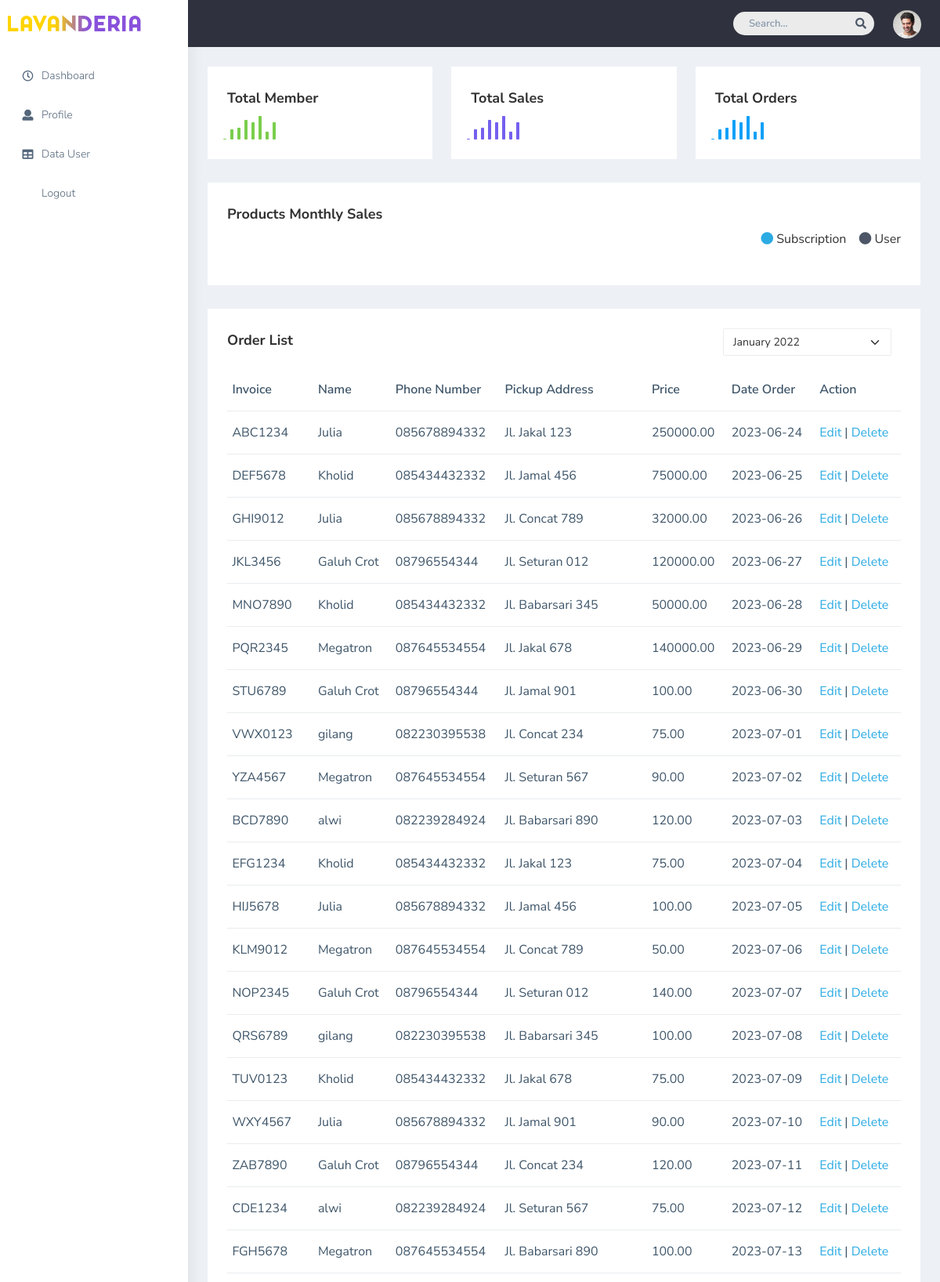
/kurir/order_kurir.php (upper part), run on the app's committed database.
### tables this page shows
CREATE TABLE `laundry_orders` (
  `order_id` int(100) NOT NULL,
  `customer_id` int(11) DEFAULT NULL,
  `order_date` date DEFAULT NULL,
  `order_status` enum('waiting','in_process','ready_to_ship','done') DEFAULT NULL,
  `payment_method` enum('Gopay','OVO','Dana','cash') DEFAULT NULL,
  `payment_status` enum('pending','paid') DEFAULT NULL,
  `total_weight` decimal(10,2) DEFAULT NULL,
  `total_cost` decimal(10,2) DEFAULT NULL,
  `pickup_date` date DEFAULT NULL,
  `delivery_date` date DEFAULT NULL,
  `alamat` varchar(100) NOT NULL,
  `nota` varchar(100) NOT NULL,
  `pewangi` varchar(100) NOT NULL
);

CREATE TABLE `users` (
  `user_id` int(11) NOT NULL,
  `password` varchar(255) DEFAULT NULL,
  `email` varchar(255) DEFAULT NULL,
  `role` enum('admin','courier','customer') DEFAULT NULL,
  `name` varchar(255) DEFAULT NULL,
  `phn_num` varchar(20) DEFAULT NULL,
  `address` varchar(255) DEFAULT NULL,
  `image` varchar(200) NOT NULL
);

### kurir/order_kurir.php (the view, shortened to what this page needs)
<?php
include '../koneksi.php';
?>
<!DOCTYPE html>
<html dir="ltr" lang="en">
  <head>
    <link
      href="plugins/bower_components/chartist/dist/chartist.min.css"
      rel="stylesheet"
    />
    <link
      rel="stylesheet"
      href="plugins/bower_components/chartist-plugin-tooltips/dist/chartist-plugin-tooltip.css"
    />
    <link href="css/style.min.css" rel="stylesheet" />
  </head>
  <body>
    <div
      id="main-wrapper"
      data-layout="vertical"
      data-navbarbg="skin5"
      data-sidebartype="full"
      data-sidebar-position="absolute"
      data-header-position="absolute"
      data-boxed-layout="full"
    >
      <header class="topbar" data-navbarbg="skin5">
        <nav class="navbar top-navbar navbar-expand-md navbar-dark">
          <div class="navbar-header" data-logobg="skin6">
            <a class="navbar-brand" href="dashboard.php">
              <b class="logo-icon">
                <img src="Logo.png" alt="homepage" />
              </b>
            </a>
          </div>
          <div
            class="navbar-collapse collapse"
            id="navbarSupportedContent"
            data-navbarbg="skin5"
          >
            <ul class="navbar-nav ms-auto d-flex align-items-center">
              <li class="in">
                <form role="search" class="app-search d-none d-md-block me-3">
                  <input
                    type="text"
                    placeholder="Search..."
                    class="form-control mt-0"
                  />
                  <a href="" class="active">
                    <i class="fa fa-search"></i>
                  </a>
                </form>
              </li>
              <li>
                <a class="profile-pic" href="#">
                  <img
                    src="plugins/images/users/varun.jpg"
                    alt="user-img"
                    width="36"
                    class="img-circle"
                  /><span class="text-white font-medium"><?php echo $name; ?></span></a
                >
              </li>
            </ul>
          </div>
        </nav>
      </header>
      <aside class="left-sidebar" data-sidebarbg="skin6">
        <div class="scroll-sidebar">
          <nav class="sidebar-nav">
            <ul id="sidebarnav">
              <li class="sidebar-item pt-2">
                <a
                  class="sidebar-link waves-effect waves-dark sidebar-link"
                  href="dashboard.php"
                  aria-expanded="false"
                >
                  <i class="far fa-clock" aria-hidden="true"></i>
                  <span class="hide-menu">Dashboard</span>
                </a>
              </li>
              <li class="sidebar-item">
                <a
                  class="sidebar-link waves-effect waves-dark sidebar-link"
                  href="profile.php"
                  aria-expanded="false"
                >
                  <i class="fa fa-user" aria-hidden="true"></i>
                  <span class="hide-menu">Profile</span>
                </a>
              </li>
              <li class="sidebar-item">
                <a
                  class="sidebar-link waves-effect waves-dark sidebar-link"
                  href="basic-table.php"
                  aria-expanded="false"
                >
                  <i class="fa fa-table" aria-hidden="true"></i>
                  <span class="hide-menu">Data User</span>
                </a>
              </li>
              <li class="sidebar-item">
                <a
                  class="sidebar-link waves-effect waves-dark sidebar-link"
                  href="../controller_logout.php"
                  aria-expanded="false"
                >
                  <span class="hide-menu">Logout</span>
                </a>
              </li>
            </ul>
          </nav>
        </div>
      </aside>
      <div class="page-wrapper">
        <div class="container-fluid">
          <div class="row justify-content-center">
            <div class="col-lg-4 col-md-12">
              <div class="white-box analytics-info">
                <h3 class="box-title">Total Member
                </h3>
                <ul class="list-inline two-part d-flex align-items-center mb-0">
                  <li>
                    <div id="sparklinedash">
                    </div>
                  </li>
                </ul>
              </div>
            </div>
            <div class="col-lg-4 col-md-12">
              <div class="white-box analytics-info">
                <h3 class="box-title">Total Sales
                </h3>
                <ul class="list-inline two-part d-flex align-items-center mb-0">
                  <li>
                    <div id="sparklinedash2">
                    </div>
                  </li>
                </ul>
              </div>
            </div>
            <div class="col-lg-4 col-md-12">
              <div class="white-box analytics-info">
                <h3 class="box-title">Total Orders</h3>
                <ul class="list-inline two-part d-flex align-items-center mb-0">
                  <li>
                    <div id="sparklinedash3">
                    </div>
                  </li>
                </ul>
              </div>
            </div>
          </div>
          <div class="row">
            <div class="col-md-12 col-lg-12 col-sm-12 col-xs-12">
              <div class="white-box">
                <h3 class="box-title">Products Monthly Sales</h3>
                <div class="d-md-flex">
                  <ul class="list-inline d-flex ms-auto">
                    <li class="ps-3">
                      <h5><i class="fa fa-circle me-1 text-info"></i>Subscription</h5>
                    </li>
                    <li class="ps-3">
                      <h5>
                        <i class="fa fa-circle me-1 text-inverse">
                          </i
                        >User
                      </h5>
                    </li>
                  </ul>
                </div>
              </div>
            </div>
          </div>
          <div class="row">
            <div class="col-md-12 col-lg-12 col-sm-12">
              <div class="white-box">
                <div class="d-md-flex mb-3">
                  <h3 class="box-title mb-0">Order List</h3>
                  <div class="col-md-3 col-sm-4 col-xs-6 ms-auto">
                    <select class="form-select shadow-none row border-top">
                      <option>January 2022</option>
                    </select>
                  </div>
                </div>
                <div class="table-responsive">
                  <table class="table no-wrap">
                    <thead>
                      <tr>
                        <th class="border-top-0">Invoice</th>
                        <th class="border-top-0">Name</th>
                        <th class="border-top-0">Phone Number</th>
                        <th class="border-top-0">Pickup Address</th>
                        <th class="border-top-0">Price</th>
                        <th class="border-top-0">Date Order</th>
                        <th class="border-top-0">Action</th>
                      </tr>
                    </thead>
                    <tbody>
                    <?php
                    $sql = "SELECT laundry_orders.*, users.name, users.phn_num
                    FROM laundry_orders
                    JOIN users ON laundry_orders.customer_id = users.user_id;
                    ";
                    $hasil = $koneksi->query($sql);
    if ($hasil->num_rows > 0) {
       while ($baris = $hasil->fetch_assoc()) {
                       $id = $baris['order_id'];
                       $name = $baris['name'];
                       $phone = $baris['phn_num'];
                       $address =$baris['alamat'];
                       $price = $baris['total_cost'];
                       $nota = $baris['nota'];
                       $pickup_date = $baris['pickup_date'];
                       echo "<tr><td>$nota</td>";
                       echo "<td>$name</td>
                       <td>$phone</td>
                       <td>$address</td>
                       <td>$price</td>
                       <td>$pickup_date</td>
                       <td>
                       <a href='ubahdepartemen.php?id=$id'>Edit</a> | "; ?>
                    <a href="hapusdepartemen.php?id=<?php echo $id; ?>" onClick="return confirm('Anda yakin akan mengapus data ini?');">Delete</a></td></tr>
                    </tbody>
                    <?php
       }
       echo "</table>";
    } else {
            echo "Data tidak ditemukan";
    }
?>
                </div>
              </div>
            </div>
          </div>
      </div>
    </div>
  </body>
</html>

### data on the page
laundry_orders: nota "ABC1234", users.name "Julia", users.phn_num "085678894332", alamat "Jl. Jakal 123", total_cost "250000.00", pickup_date "2023-06-24"
laundry_orders: nota "DEF5678", users.name "Kholid", users.phn_num "085434432332", alamat "Jl. Jamal 456", total_cost "75000.00", pickup_date "2023-06-25"
laundry_orders: nota "GHI9012", users.name "Julia", users.phn_num "085678894332", alamat "Jl. Concat 789", total_cost "32000.00", pickup_date "2023-06-26"
laundry_orders: nota "JKL3456", users.name "Galuh Crot", users.phn_num "08796554344", alamat "Jl. Seturan 012", total_cost "120000.00", pickup_date "2023-06-27"
laundry_orders: nota "MNO7890", users.name "Kholid", users.phn_num "085434432332", alamat "Jl. Babarsari 345", total_cost "50000.00", pickup_date "2023-06-28"
laundry_orders: nota "PQR2345", users.name "Megatron", users.phn_num "087645534554", alamat "Jl. Jakal 678", total_cost "140000.00", pickup_date "2023-06-29"
laundry_orders: nota "STU6789", users.name "Galuh Crot", users.phn_num "08796554344", alamat "Jl. Jamal 901", total_cost "100.00", pickup_date "2023-06-30"
laundry_orders: nota "VWX0123", users.name "gilang", users.phn_num "082230395538", alamat "Jl. Concat 234", total_cost "75.00", pickup_date "2023-07-01"
laundry_orders: nota "YZA4567", users.name "Megatron", users.phn_num "087645534554", alamat "Jl. Seturan 567", total_cost "90.00", pickup_date "2023-07-02"
laundry_orders: nota "BCD7890", users.name "alwi", users.phn_num "082239284924", alamat "Jl. Babarsari 890", total_cost "120.00", pickup_date "2023-07-03"
laundry_orders: nota "EFG1234", users.name "Kholid", users.phn_num "085434432332", alamat "Jl. Jakal 123", total_cost "75.00", pickup_date "2023-07-04"
laundry_orders: nota "HIJ5678", users.name "Julia", users.phn_num "085678894332", alamat "Jl. Jamal 456", total_cost "100.00", pickup_date "2023-07-05"
laundry_orders: nota "KLM9012", users.name "Megatron", users.phn_num "087645534554", alamat "Jl. Concat 789", total_cost "50.00", pickup_date "2023-07-06"
laundry_orders: nota "NOP2345", users.name "Galuh Crot", users.phn_num "08796554344", alamat "Jl. Seturan 012", total_cost "140.00", pickup_date "2023-07-07"
laundry_orders: nota "QRS6789", users.name "gilang", users.phn_num "082230395538", alamat "Jl. Babarsari 345", total_cost "100.00", pickup_date "2023-07-08"
laundry_orders: nota "TUV0123", users.name "Kholid", users.phn_num "085434432332", alamat "Jl. Jakal 678", total_cost "75.00", pickup_date "2023-07-09"
laundry_orders: nota "WXY4567", users.name "Julia", users.phn_num "085678894332", alamat "Jl. Jamal 901", total_cost "90.00", pickup_date "2023-07-10"
laundry_orders: nota "ZAB7890", users.name "Galuh Crot", users.phn_num "08796554344", alamat "Jl. Concat 234", total_cost "120.00", pickup_date "2023-07-11"
laundry_orders: nota "CDE1234", users.name "alwi", users.phn_num "082239284924", alamat "Jl. Seturan 567", total_cost "75.00", pickup_date "2023-07-12"
laundry_orders: nota "FGH5678", users.name "Megatron", users.phn_num "087645534554", alamat "Jl. Babarsari 890", total_cost "100.00", pickup_date "2023-07-13"
